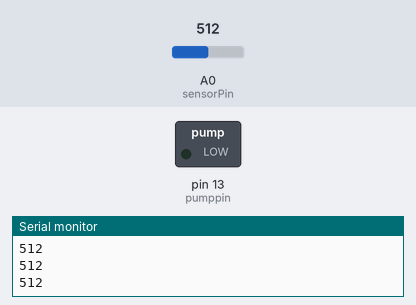
The sketch below on a simulated Arduino Uno, built with avr-gcc and run on an emulated ATmega328P. Parts: switched loads named in the sketch (green lamp = pin HIGH), the last lines printed to the serial monitor. The test bench sets the inputs (shaded band); at power-on: A0 (sensorPin) = 512.

Above: at 1.2 s.
1.3 s: A0 (sensorPin) set to 311
2.8 s: A0 (sensorPin) set to 284
At 3.4 s:
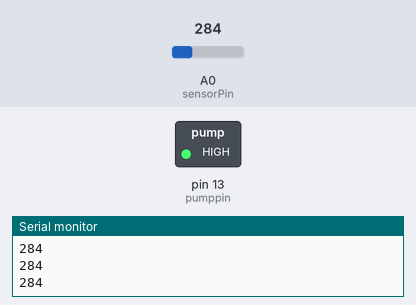
4.3 s: A0 (sensorPin) set to 306
At 5.5 s:
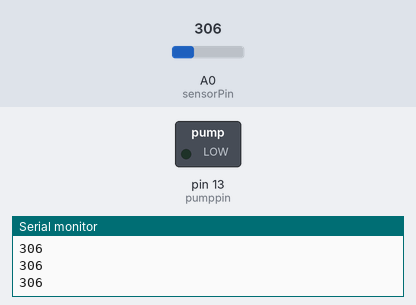
5.8 s: A0 (sensorPin) set to 290
At 6.9 s:
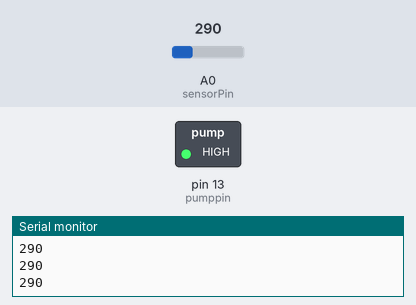
Timing chart, 0 to 8.3 s (numbered marks = the images above; inputs shaded):
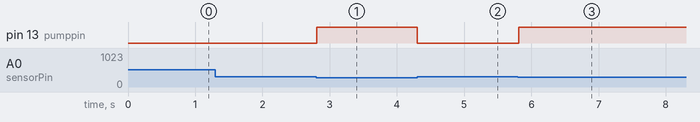

The sketch:

soil_moisture_motor.ino
```cpp
int sensorPin = A0;    // select the input pin for the potentiometer
int pumppin = 13;      // select the pin for the LED
int sensorValue = 0;  // variable to store the value coming from the sensor

void setup() {

  Serial.begin(9600);
  pinMode(pumppin, OUTPUT);
}

void loop() {
  // read the value from the sensor:
  sensorValue = analogRead(sensorPin);
  Serial.println(sensorValue);


  if(sensorValue<300)
  {
    digitalWrite(pumppin, HIGH);
  }
  else
  {
    digitalWrite(pumppin, LOW);
  }


}
```

Measured:
- the behaviour switches between 300 and 299 on A0 (sensorPin) (found by bisection; images 0 and 1)
- after the input at 2.8 s, pin 13 (pumppin): LOW → HIGH at once
- after the input at 4.3 s, pin 13 (pumppin): HIGH → LOW at once
- after the input at 5.8 s, pin 13 (pumppin): LOW → HIGH at once
